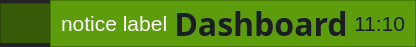
     <widget class="QFrame" name="Top_Bar">
      <property name="maximumSize">
       <size>
        <width>16777215</width>
        <height>40</height>
       </size>
      </property>
      <property name="styleSheet">
       <string notr="true">background-color: rgb(35, 35, 35);</string>
      </property>
      <property name="frameShape">
       <enum>QFrame::NoFrame</enum>
      </property>
      <property name="frameShadow">
       <enum>QFrame::Raised</enum>
      </property>
      <property name="lineWidth">
       <number>0</number>
      </property>
      <layout class="QHBoxLayout" name="horizontalLayout">
       <property name="spacing">
        <number>0</number>
       </property>
       <property name="leftMargin">
        <number>0</number>
       </property>
       <property name="topMargin">
        <number>0</number>
       </property>
       <property name="rightMargin">
        <number>0</number>
       </property>
       <property name="bottomMargin">
        <number>0</number>
       </property>
       <item>
        <widget class="QFrame" name="frame_toggle">
         <property name="maximumSize">
          <size>
           <width>50</width>
           <height>40</height>
          </size>
         </property>
         <property name="styleSheet">
          <string notr="true">background-color: #365a08;</string>
         </property>
         <property name="frameShape">
          <enum>QFrame::StyledPanel</enum>
         </property>
         <property name="frameShadow">
          <enum>QFrame::Raised</enum>
         </property>
         <property name="lineWidth">
          <number>0</number>
         </property>
         <layout class="QVBoxLayout" name="verticalLayout_2">
          <property name="spacing">
           <number>0</number>
          </property>
          <property name="leftMargin">
           <number>0</number>
          </property>
          <property name="topMargin">
           <number>0</number>
          </property>
          <property name="rightMargin">
           <number>0</number>
          </property>
          <property name="bottomMargin">
           <number>0</number>
          </property>
          <item>
           <widget class="QPushButton" name="Btn_Toggle">
            <property name="sizePolicy">
             <sizepolicy hsizetype="Expanding" vsizetype="Expanding">
              <horstretch>0</horstretch>
              <verstretch>0</verstretch>
             </sizepolicy>
            </property>
            <property name="minimumSize">
             <size>
              <width>50</width>
              <height>40</height>
             </size>
            </property>
            <property name="styleSheet">
             <string notr="true">QPushButton {
	color:#000000;
	background-color: #365a08;
	border: 0px solid;
	text-align:left;
	padding-left: 9px;
}
QPushButton:hover {
	background-color: #5d9d0b
}</string>
            </property>
            <property name="text">
             <string/>
            </property>
            <property name="icon">
             <iconset>
              <normaloff>icons/menu.png</normaloff>icons/menu.png</iconset>
            </property>
            <property name="iconSize">
             <size>
              <width>28</width>
              <height>28</height>
             </size>
            </property>
           </widget>
          </item>
         </layout>
        </widget>
       </item>
       <item>
        <widget class="QFrame" name="frame_top">
         <property name="styleSheet">
          <string notr="true">background-color: #5d9d0b</string>
         </property>
         <property name="frameShape">
          <enum>QFrame::StyledPanel</enum>
         </property>
         <property name="frameShadow">
          <enum>QFrame::Raised</enum>
         </property>
         <property name="lineWidth">
          <number>0</number>
         </property>
         <layout class="QHBoxLayout" name="horizontalLayout_7">
          <property name="leftMargin">
           <number>10</number>
          </property>
          <property name="topMargin">
           <number>0</number>
          </property>
          <property name="rightMargin">
           <number>10</number>
          </property>
          <property name="bottomMargin">
           <number>0</number>
          </property>
          <item>
           <widget class="QLabel" name="lbl_notice">
            <property name="font">
             <font>
              <pointsize>16</pointsize>
             </font>
            </property>
            <property name="styleSheet">
             <string notr="true">color: rgb(255, 255, 255);</string>
            </property>
            <property name="text">
             <string>notice label</string>
            </property>
           </widget>
          </item>
          <item>
           <widget class="QLabel" name="lbl_title">
            <property name="font">
             <font>
              <family>Trebuchet MS</family>
              <pointsize>24</pointsize>
              <weight>75</weight>
              <bold>true</bold>
             </font>
            </property>
            <property name="styleSheet">
             <string notr="true">color: #1b1d24;</string>
            </property>
            <property name="text">
             <string>Dashboard</string>
            </property>
            <property name="alignment">
             <set>Qt::AlignCenter</set>
            </property>
           </widget>
          </item>
          <item>
           <widget class="QLabel" name="lbl_time">
            <property name="font">
             <font>
              <pointsize>16</pointsize>
             </font>
            </property>
            <property name="styleSheet">
             <string notr="true">color: #1b1d24;</string>
            </property>
            <property name="text">
             <string>11:10</string>
            </property>
            <property name="alignment">
             <set>Qt::AlignRight|Qt::AlignTrailing|Qt::AlignVCenter</set>
            </property>
           </widget>
          </item>
         </layout>
        </widget>
       </item>
      </layout>
     </widget>
